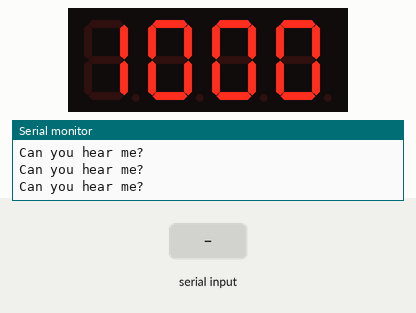
This sketch was run on a simulated Arduino Uno, built with avr-gcc and run on an emulated ATmega328P. On the bench: 4-digit seven-segment display, the last lines printed to the serial monitor. Inputs (shaded band) come from the test bench.

Above: at 1.2 s.
1.3 s: "2" received over Serial
At 1.9 s:
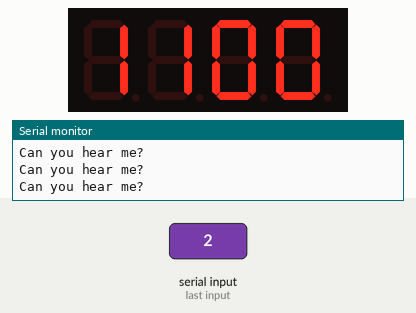
Timing chart, 0 to 4.3 s (numbered marks = the images above; inputs shaded):
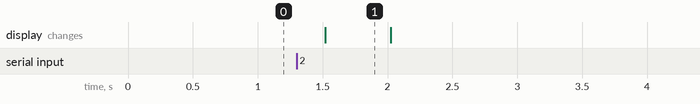

The sketch:

arduinov2.ino
```cpp
#include <Wire.h>
#include <ArduinoJson.h>
#include <Adafruit_LEDBackpack.h>
#include <Adafruit_GFX.h>

Adafruit_7segment matrix = Adafruit_7segment();
char hotgos;


void setup() {
  Serial.begin(9600);
  matrix.begin(0x70);
  matrix.print(0000);
  matrix.writeDisplay(); // write 100 just to make the screen is working.
}

void loop() {
  if (Serial) { // if the serial communication is open:
    matrix.print(1000); // numbering system: generally, each 1 is one "step", from left to right. 1st step, connecting through serial, is complete.
    matrix.writeDisplay();
  }
  if (Serial.available()) { // If there is a number waiting to be read through serial.
    hotgos = Serial.read(); // information comes in as bytes.
    if (hotgos == '2') { // If we can read what is being sent (the number two), success message or failure.
      matrix.print(1100);
      matrix.writeDisplay();
    }
  }

  Serial.println("Can you hear me?");


  delay(500);
}


// Note to self: "" is a string, 'A' char,
//'A' = 65
```

Measured:
- after the input at 1.3 s, the display: changes after 0.22 s (image 1)
- what the display in image 1 shows lasts 0.5 s, from 1.5 s to 2.0 s
